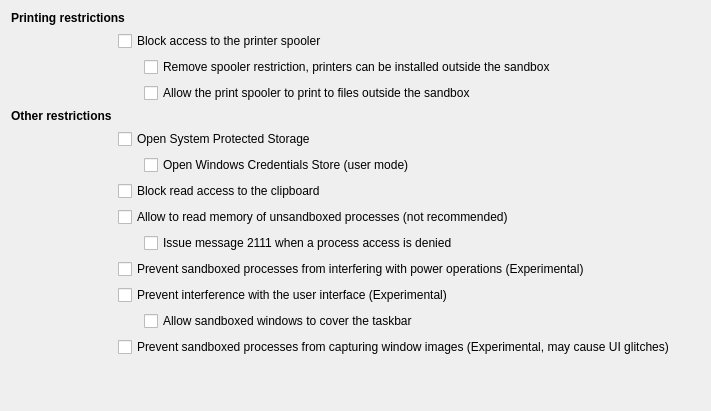
           <widget class="QWidget" name="tabRestrictions">
            <attribute name="title">
             <string>Restrictions</string>
            </attribute>
            <layout class="QGridLayout" name="gridLayout_16">
             <item row="0" column="0" colspan="2">
              <widget class="QLabel" name="lblPrinting">
               <property name="font">
                <font>
                 <bold>true</bold>
                 <kerning>true</kerning>
                </font>
               </property>
               <property name="toolTip">
                <string>Protect the system from sandboxed processes</string>
               </property>
               <property name="text">
                <string>Printing restrictions</string>
               </property>
              </widget>
             </item>
             <item row="1" column="1" colspan="3">
              <widget class="QCheckBox" name="chkBlockSpooler">
               <property name="text">
                <string>Block access to the printer spooler</string>
               </property>
              </widget>
             </item>
             <item row="2" column="2" colspan="2">
              <widget class="QCheckBox" name="chkOpenSpooler">
               <property name="text">
                <string>Remove spooler restriction, printers can be installed outside the sandbox</string>
               </property>
              </widget>
             </item>
             <item row="3" column="2" colspan="2">
              <widget class="QCheckBox" name="chkPrintToFile">
               <property name="sizePolicy">
                <sizepolicy hsizetype="Minimum" vsizetype="Fixed">
                 <horstretch>0</horstretch>
                 <verstretch>0</verstretch>
                </sizepolicy>
               </property>
               <property name="text">
                <string>Allow the print spooler to print to files outside the sandbox</string>
               </property>
              </widget>
             </item>
             <item row="8" column="0">
              <widget class="QLabel" name="lblOther">
               <property name="font">
                <font>
                 <bold>true</bold>
                 <kerning>true</kerning>
                </font>
               </property>
               <property name="toolTip">
                <string>Protect the system from sandboxed processes</string>
               </property>
               <property name="text">
                <string>Other restrictions</string>
               </property>
              </widget>
             </item>
             <item row="9" column="1" colspan="3">
              <widget class="QCheckBox" name="chkOpenProtectedStorage">
               <property name="text">
                <string>Open System Protected Storage</string>
               </property>
              </widget>
             </item>
             <item row="10" column="1">
              <widget class="QLabel" name="label_39">
               <property name="minimumSize">
                <size>
                 <width>20</width>
                 <height>0</height>
                </size>
               </property>
               <property name="maximumSize">
                <size>
                 <width>20</width>
                 <height>16777215</height>
                </size>
               </property>
               <property name="text">
                <string/>
               </property>
              </widget>
             </item>
             <item row="10" column="2" colspan="2">
              <widget class="QCheckBox" name="chkOpenCredentials">
               <property name="text">
                <string>Open Windows Credentials Store (user mode)</string>
               </property>
              </widget>
             </item>
             <item row="11" column="1" colspan="3">
              <widget class="QCheckBox" name="chkCloseClipBoard">
               <property name="text">
                <string>Block read access to the clipboard</string>
               </property>
              </widget>
             </item>
             <item row="12" column="1" colspan="3">
              <widget class="QCheckBox" name="chkVmRead">
               <property name="text">
                <string>Allow to read memory of unsandboxed processes (not recommended)</string>
               </property>
              </widget>
             </item>
             <item row="13" column="2" colspan="2">
              <widget class="QCheckBox" name="chkVmReadNotify">
               <property name="text">
                <string>Issue message 2111 when a process access is denied</string>
               </property>
              </widget>
             </item>
             <item row="14" column="1" colspan="3">
              <widget class="QCheckBox" name="chkProtectPower">
               <property name="text">
                <string>Prevent sandboxed processes from interfering with power operations (Experimental)</string>
               </property>
              </widget>
             </item>
             <item row="15" column="1" colspan="3">
              <widget class="QCheckBox" name="chkUserOperation">
               <property name="toolTip">
                <string>Prevent move mouse, bring in front, and similar operations, this is likely to cause issues with games.</string>
               </property>
               <property name="text">
                <string>Prevent interference with the user interface (Experimental)</string>
               </property>
              </widget>
             </item>
             <item row="16" column="2" colspan="2">
              <widget class="QCheckBox" name="chkCoverBar">
               <property name="text">
                <string>Allow sandboxed windows to cover the taskbar</string>
               </property>
              </widget>
             </item>
             <item row="17" column="1" colspan="3">
              <widget class="QCheckBox" name="chkBlockCapture">
               <property name="toolTip">
                <string>This feature does not block all means of obtaining a screen capture, only some common ones.</string>
               </property>
               <property name="text">
                <string>Prevent sandboxed processes from capturing window images (Experimental, may cause UI glitches)</string>
               </property>
              </widget>
             </item>
             <item row="18" column="1">
              <spacer name="verticalSpacer_12">
               <property name="orientation">
                <enum>Qt::Vertical</enum>
               </property>
               <property name="sizeHint" stdset="0">
                <size>
                 <width>20</width>
                 <height>43</height>
                </size>
               </property>
              </spacer>
             </item>
             <item row="18" column="2" colspan="2">
              <spacer name="horizontalSpacer_5">
               <property name="orientation">
                <enum>Qt::Horizontal</enum>
               </property>
               <property name="sizeHint" stdset="0">
                <size>
                 <width>556</width>
                 <height>20</height>
                </size>
               </property>
              </spacer>
             </item>
            </layout>
           </widget>
